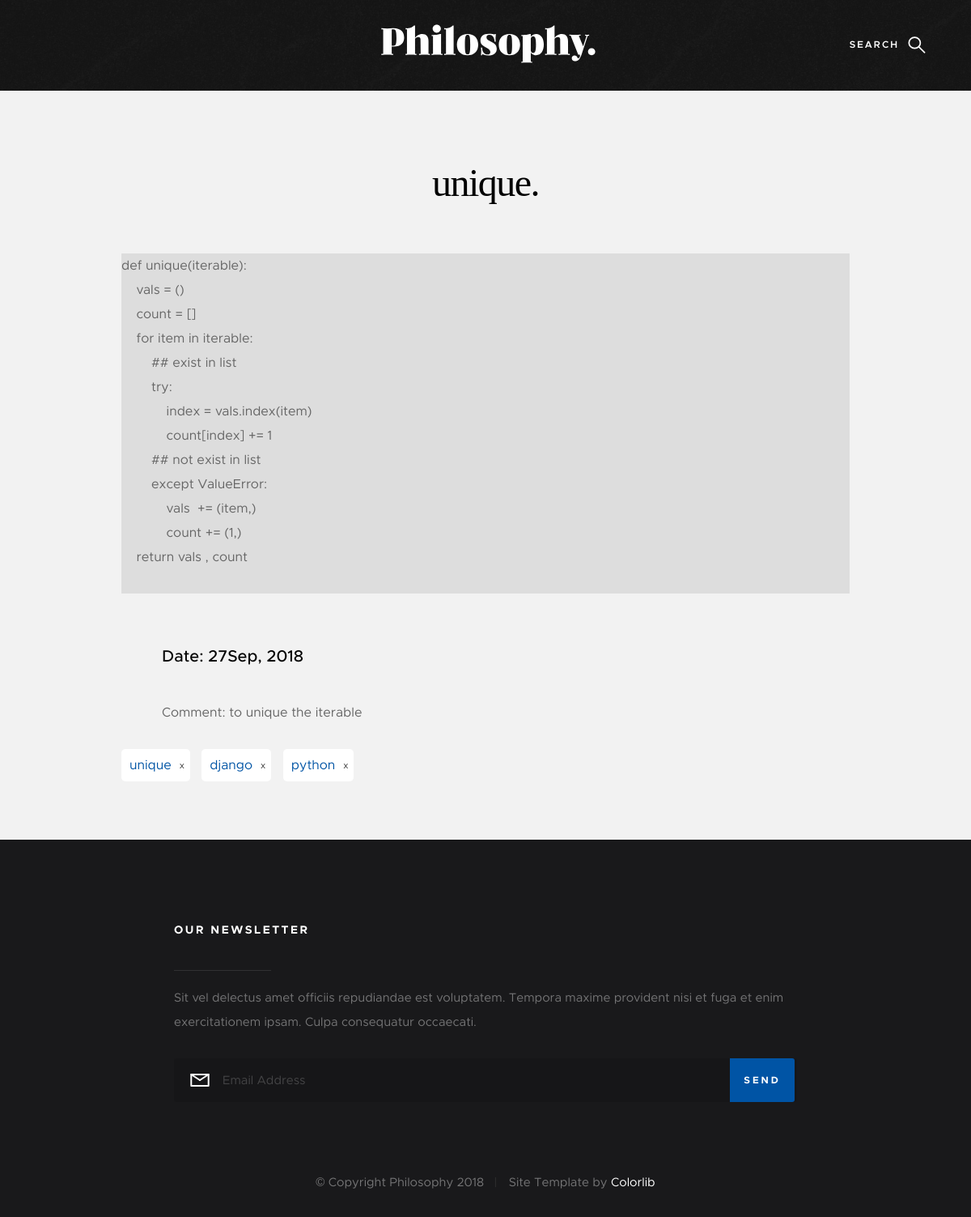
The page /f/unique-82490040/ on the database its author committed.
### Function/models.py (models this page shows, shortened)
class Function(models.Model):
    name    = models.CharField(max_length=70)
    content = models.TextField()
    comment = models.TextField()
    tags    = models.CharField(max_length=100)
    slug    = models.CharField(unique= True, blank=True, max_length=100)
    created = models.DateTimeField(auto_now=False, default= datetime.datetime.now)
    class Meta:
        db_table = ''
        managed = True
        verbose_name = 'Function'
        verbose_name_plural = 'Functions'

### Function/views.py (the view)
# urls.py: url(r'^(?P<slug>[\w-]+)/$', views.ShowFunction, name='show_function'),
def ShowFunction(request, slug):
    functions = Function.objects.all().filter(slug= slug)
    context = {'functions': functions}
    return render(request, 'function.html', context)

### Function/templatetags/myfilters.py (called while the page is built)
@register.filter
@stringfilter
def replacetabs(value):
    value = value.replace('\t', '    ')
    value = value.replace(' ', '&nbsp;')
    return value

@register.filter
@stringfilter
def split(value, delemeter):
    return value.split(delemeter)

### Function/templates/function.html
{% extends "index.html" %}
{% load static %}
{% load myfilters %}
{% block content %}
    <section class="s-content s-content--narrow">
        <div class="row">
            {% for function in functions %}
            <div class="s-content__header col-full">
                <h1 class="s-content__header-title">
                    {{function.name}}.
                </h1>
            </div>
            <div class="s-content__media col-full">
                <div id="map-wrap">
                    <div id="map-container">
                        {{function.content | replacetabs | safe | linebreaks}}
                    </div>
                </div>
            </div>
            <div class="col-full s-content__main">
                <p class="lead">
                    Date: {{function.created | date:'jM, Y'}}
                </p>
                <p>
                    Comment: {{function.comment}}
                </p>
            </div>
            <div class="entry__meta">
                <span class="entry__meta-links">
                    {% for tag in function.tags|split:' ' %}
                        <div style="
                                background: #FFF;
                                display:
                                inline-block;
                                margin-right: 10px;
                                padding: 5px 13px 5px 10px;
                                border-radius: 5px;
                                position: relative;">
                            <a href="{% url 'functions:tag_functions' tag %}" style="margin-right: 10px">{{tag}}</a>
                            <a href="{% url 'functions:remove_function_tag' function.slug tag %}" style="color: #333; font-size: .7em; position:absolute; top: 50%; transform: translateY(-50%); margin-right: 5px">x</a>
                        </div>
                    {% endfor %}
                </span>
            </div>
            {% endfor %}
        </div>
    </section>
{% endblock content %}

### static/css/base.css (style rules this page uses)
html { font-family: sans-serif; line-height: 1.15; -ms-text-size-adjust: 100%; -webkit-text-size-adjust: 100%; }
body { margin: 0; }
article, aside, footer, header, nav, section { display: block; }
h1 { font-size: 2em; margin: 0.67em 0; }
a { background-color: transparent; -webkit-text-decoration-skip: objects; }
html { font-size: 62.5%; box-sizing: border-box; }
*, *::before, *::after { box-sizing: inherit; }
body { font-weight: normal; line-height: 1; word-wrap: break-word; text-rendering: optimizeLegibility; -webkit-overflow-scrolling: touch; -webkit-text-size-adjust: none; }
body, input, button { -moz-osx-font-smoothing: grayscale; -webkit-font-smoothing: antialiased; }
div, dl, dt, dd, ul, ol, li, h1, h2, h3, h4, h5, h6, pre, form, p, blockquote, th, td { margin: 0; padding: 0; }
h1, h2, h3, h4, h5, h6 { -webkit-font-smoothing: auto; -webkit-font-smoothing: antialiased; -webkit-font-variant-ligatures: common-ligatures; -moz-font-variant-ligatures: common-ligatures; font-variant-ligatures: common-ligatures; text-rendering: optimizeLegibility; }
a { text-decoration: none; line-height: inherit; }
.row { width: 94%; max-width: 1200px; margin: 0 auto; }
.row:after { content: ""; display: table; clear: both; }
[class*="col-"] { float: left; padding: 0 20px; }
.col-twelve, .col-full { width: 100%; }
@media only screen and (max-width: 1200px) { [class*="col-"] { padding: 0 15px; } }

### rows shown on the page
Function: name "unique", content "def unique(iterable): vals = () count = [] for item in iterable: ## exist in list try: index = vals.index(item) count[index] += 1 ## not exist in list except ValueError: vals += (item,) count += (1,) return vals , count", created "27Sep, 2018", comment "to unique the iterable", tags "unique" "django" "python"
